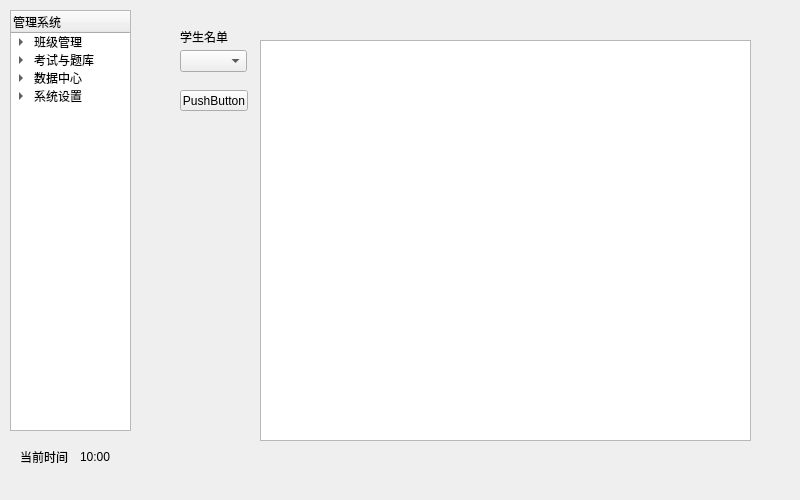
<?xml version="1.0" encoding="UTF-8"?>
<ui version="4.0">
 <class>menu_Teacher</class>
 <widget class="QWidget" name="menu_Teacher">
  <property name="geometry">
   <rect>
    <x>0</x>
    <y>0</y>
    <width>800</width>
    <height>500</height>
   </rect>
  </property>
  <property name="windowTitle">
   <string>Form</string>
  </property>
  <widget class="QStackedWidget" name="stackedWidget">
   <property name="geometry">
    <rect>
     <x>160</x>
     <y>20</y>
     <width>621</width>
     <height>451</height>
    </rect>
   </property>
   <property name="currentIndex">
    <number>1</number>
   </property>
   <widget class="QWidget" name="page0">
    <widget class="QLabel" name="label_4">
     <property name="geometry">
      <rect>
       <x>20</x>
       <y>20</y>
       <width>49</width>
       <height>14</height>
      </rect>
     </property>
     <property name="text">
      <string>创建班级</string>
     </property>
    </widget>
    <widget class="QPushButton" name="btn_createClass">
     <property name="geometry">
      <rect>
       <x>150</x>
       <y>60</y>
       <width>68</width>
       <height>21</height>
      </rect>
     </property>
     <property name="text">
      <string>创建班级</string>
     </property>
    </widget>
    <widget class="QLineEdit" name="lineEdit_className">
     <property name="geometry">
      <rect>
       <x>30</x>
       <y>60</y>
       <width>113</width>
       <height>20</height>
      </rect>
     </property>
    </widget>
    <widget class="QTableWidget" name="tableWidget_classes">
     <property name="geometry">
      <rect>
       <x>30</x>
       <y>100</y>
       <width>551</width>
       <height>301</height>
      </rect>
     </property>
    </widget>
   </widget>
   <widget class="QWidget" name="page1">
    <widget class="QLabel" name="label_5">
     <property name="geometry">
      <rect>
       <x>20</x>
       <y>10</y>
       <width>49</width>
       <height>14</height>
      </rect>
     </property>
     <property name="text">
      <string>学生名单</string>
     </property>
    </widget>
    <widget class="QComboBox" name="comboBox_myClasses">
     <property name="geometry">
      <rect>
       <x>20</x>
       <y>30</y>
       <width>67</width>
       <height>22</height>
      </rect>
     </property>
    </widget>
    <widget class="QPushButton" name="btn_searchStudents">
     <property name="geometry">
      <rect>
       <x>20</x>
       <y>70</y>
       <width>68</width>
       <height>21</height>
      </rect>
     </property>
     <property name="text">
      <string>PushButton</string>
     </property>
    </widget>
    <widget class="QTableWidget" name="tableWidget_students">
     <property name="geometry">
      <rect>
       <x>100</x>
       <y>20</y>
       <width>491</width>
       <height>401</height>
      </rect>
     </property>
    </widget>
   </widget>
   <widget class="QWidget" name="page2">
    <widget class="QLabel" name="label_6">
     <property name="geometry">
      <rect>
       <x>10</x>
       <y>10</y>
       <width>49</width>
       <height>14</height>
      </rect>
     </property>
     <property name="text">
      <string>录入题目</string>
     </property>
    </widget>
   </widget>
   <widget class="QWidget" name="page3">
    <widget class="QLabel" name="label_7">
     <property name="geometry">
      <rect>
       <x>30</x>
       <y>20</y>
       <width>91</width>
       <height>16</height>
      </rect>
     </property>
     <property name="text">
      <string>组卷与发布</string>
     </property>
    </widget>
   </widget>
   <widget class="QWidget" name="page4">
    <widget class="QLabel" name="label_8">
     <property name="geometry">
      <rect>
       <x>20</x>
       <y>20</y>
       <width>71</width>
       <height>16</height>
      </rect>
     </property>
     <property name="text">
      <string>班级成绩总榜</string>
     </property>
    </widget>
   </widget>
   <widget class="QWidget" name="page5">
    <widget class="QLabel" name="label_3">
     <property name="geometry">
      <rect>
       <x>20</x>
       <y>20</y>
       <width>49</width>
       <height>14</height>
      </rect>
     </property>
     <property name="text">
      <string>修改密码</string>
     </property>
    </widget>
   </widget>
  </widget>
  <widget class="QTreeWidget" name="treeWidget_nav">
   <property name="geometry">
    <rect>
     <x>10</x>
     <y>10</y>
     <width>121</width>
     <height>421</height>
    </rect>
   </property>
   <column>
    <property name="text">
     <string>管理系统</string>
    </property>
   </column>
   <item>
    <property name="text">
     <string>班级管理</string>
    </property>
    <item>
     <property name="text">
      <string>创建班级</string>
     </property>
    </item>
    <item>
     <property name="text">
      <string>学生名单</string>
     </property>
    </item>
   </item>
   <item>
    <property name="text">
     <string>考试与题库</string>
    </property>
    <item>
     <property name="text">
      <string>录入题目</string>
     </property>
    </item>
    <item>
     <property name="text">
      <string>组卷与发布</string>
     </property>
    </item>
   </item>
   <item>
    <property name="text">
     <string>数据中心</string>
    </property>
    <item>
     <property name="text">
      <string>班级成绩总榜</string>
     </property>
    </item>
   </item>
   <item>
    <property name="text">
     <string>系统设置</string>
    </property>
    <item>
     <property name="text">
      <string>修改密码</string>
     </property>
    </item>
    <item>
     <property name="text">
      <string>安全退出</string>
     </property>
    </item>
   </item>
  </widget>
  <widget class="QLabel" name="label">
   <property name="geometry">
    <rect>
     <x>20</x>
     <y>450</y>
     <width>49</width>
     <height>14</height>
    </rect>
   </property>
   <property name="text">
    <string>当前时间</string>
   </property>
  </widget>
  <widget class="QLabel" name="label_2">
   <property name="geometry">
    <rect>
     <x>80</x>
     <y>450</y>
     <width>49</width>
     <height>14</height>
    </rect>
   </property>
   <property name="text">
    <string>10:00</string>
   </property>
  </widget>
 </widget>
 <resources/>
 <connections/>
</ui>
